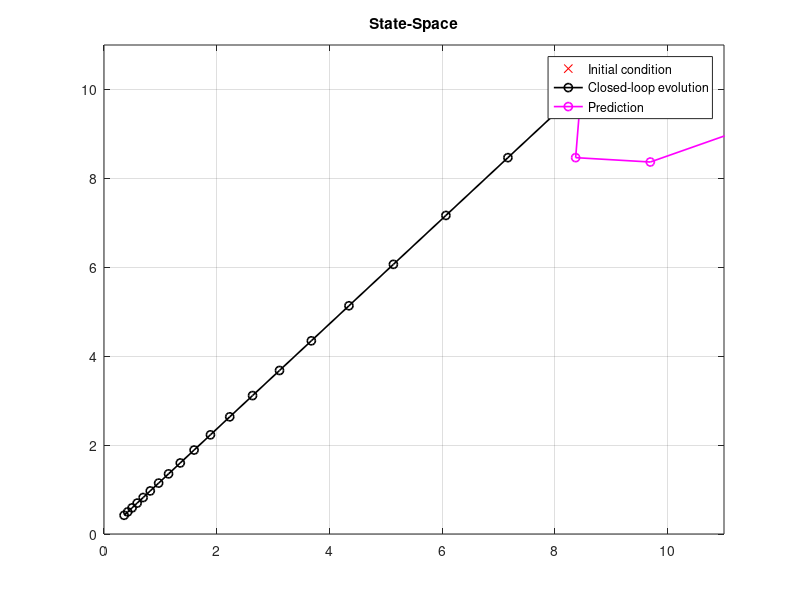

The MATLAB script that drew this image:
%%%%%%%%%%%%%%%%%%%%%%%%%%%%%%%%%%%%%%%%%%%%%%%%%
% EPFL | Semester: fall 2019                    %
% ME-425: Model Predictive Control | Exercise 1 %
%%%%%%%%%%%%%%%%%%%%%%%%%%%%%%%%%%%%%%%%%%%%%%%%%
%% Preliminaries
clc 
close all
clear all

% System dynamics
A = [4/3 -2/3;1 0];
B = [1;0];
C = [-2/3 1];

% Cost matrices
Q = C'*C+0.001*eye(2);
R = 0.001;

%% Prob1 (see slide 2-30)
% Horizon
N = 8;
Kcomp = zeros(size(A,1),N);

% Bellman/Riccati recursion
H = Q;
for i = N:-1:1
	K = -(R+B'*H*B)\B'*H*A;
	H = Q + K'*R*K + (A+B*K)'*H*(A+B*K);
		
	% Store the complete time-varying feedback law
    % (necessary to later plot the predictions)
	Kcomp(:,i) = K;
end

%% Prob2
% Initial condition
x0 = [10; 10];

% Simulation
tmax = 20;
x(:,1) = x0;

% Checking if CL system is stable
if max(abs(eig(A+B*Kcomp(:,1)'))) > 1, error('System is unstable!'); end
    
for t = 1:tmax
    
    % Always apply the first controller gain 
    % ("receiding horizon fashion")
    u(t) = Kcomp(:,1)'*x(:,t); 
    
    x(:,t+1) = A*x(:,t) + B*u(t);
    y(t) = C*x(:,t);
    
    t = t+1;
    
end

% Plotting the state evolution
figure(1)
plot(x0(1),x0(2),'rx'); 
axis([0 11 0 11]); hold on; grid on;
plot(x(1,:),x(2,:),'k-o','LineWidth',1.2);

% Calculating and plotting the prediction (from x0)
xpred(:,1) = x0;
for t=1:N
    xpred(:,t+1) = A*xpred(:,t) + B*(Kcomp(:,t)'*xpred(:,t)); % fixed
end 
plot(xpred(1,:),xpred(2,:),'m-o','LineWidth',1.2);

legend('Initial condition','Closed-loop evolution','Prediction');
title('State-Space');

%% Prob3
% Computing the infinite horizon LQR
[Kih,S,~] = dlqr(A,B,Q,R,[]);
% Reversing its sign (see help dlqr)
Kih = -Kih; 

% Comparing costs
tmax = 5;
xfh(:,1) = x0;
xih(:,1) = x0;
for t = 1:tmax
    
    ufh(t) = Kcomp(:,1)'*xfh(:,t);
    uih(t) = Kih*xih(:,t);
    
    xfh(:,t+1) = A*xfh(:,t) + B*ufh(t);
    xih(:,t+1) = A*xih(:,t) + B*uih(t);
    
    lfh(t) = xfh(:,t)'*Q*xfh(:,t) + ufh(t)'*R*ufh(t);
    lih(t) = xih(:,t)'*Q*xih(:,t) + uih(t)'*R*uih(t);
    
    t = t + 1;
end
lfh(t+1) = xfh(:,t)'*Q*xfh(:,t);
lih(t+1) = xih(:,t)'*Q*xih(:,t);
sss=x0'*S*x0
% Final costs = sum of stage costs
Vfh = sum(lfh);
Vih = sum(lih);
uih = Kih*xih(:,tmax);
xi = A*xih(:,t) + B*uih;
VV=sum(lih(1:tmax))+xi'*S*xi
disp(['Finite horizon cost (with N=' num2str(N) '): ' num2str(Vfh)])
disp(['Infinite horizon cost: ' num2str(Vih)])

% EOF